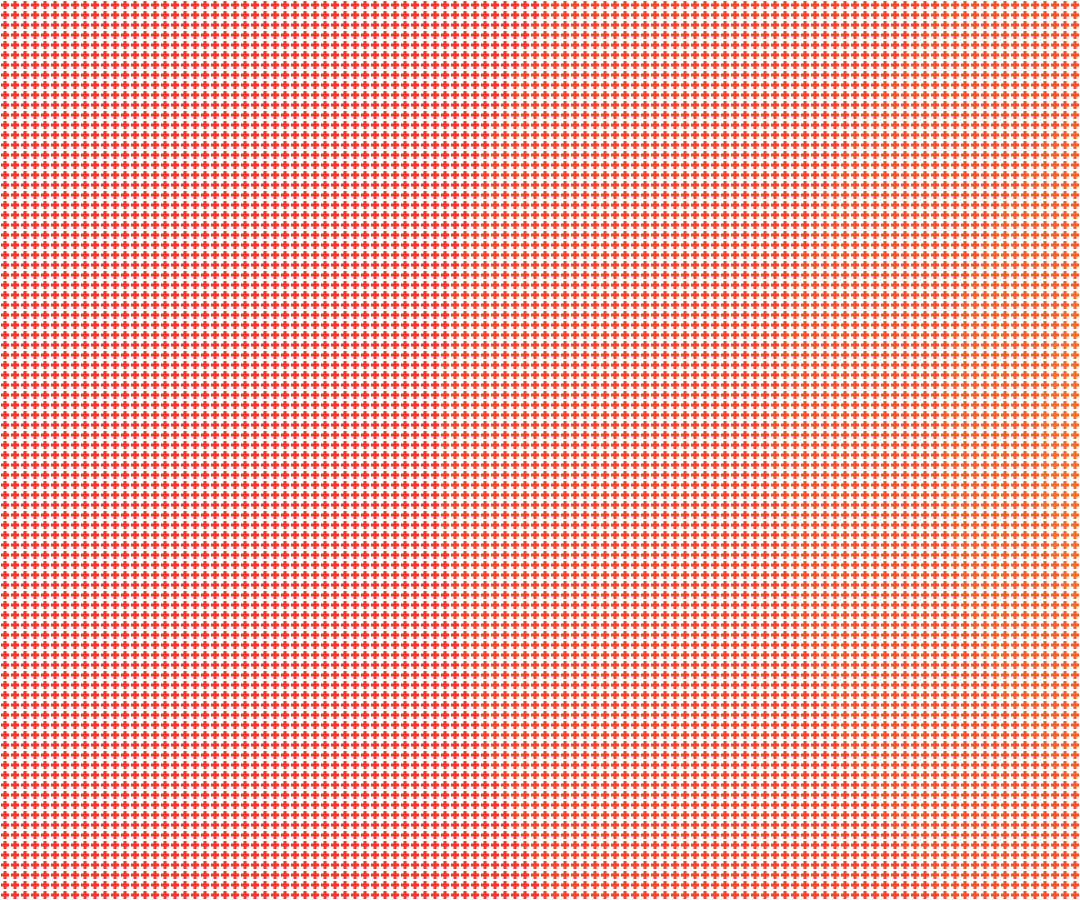
Frame 1 (no input)
Frame 60 (no input): identical to frame 1, image omitted
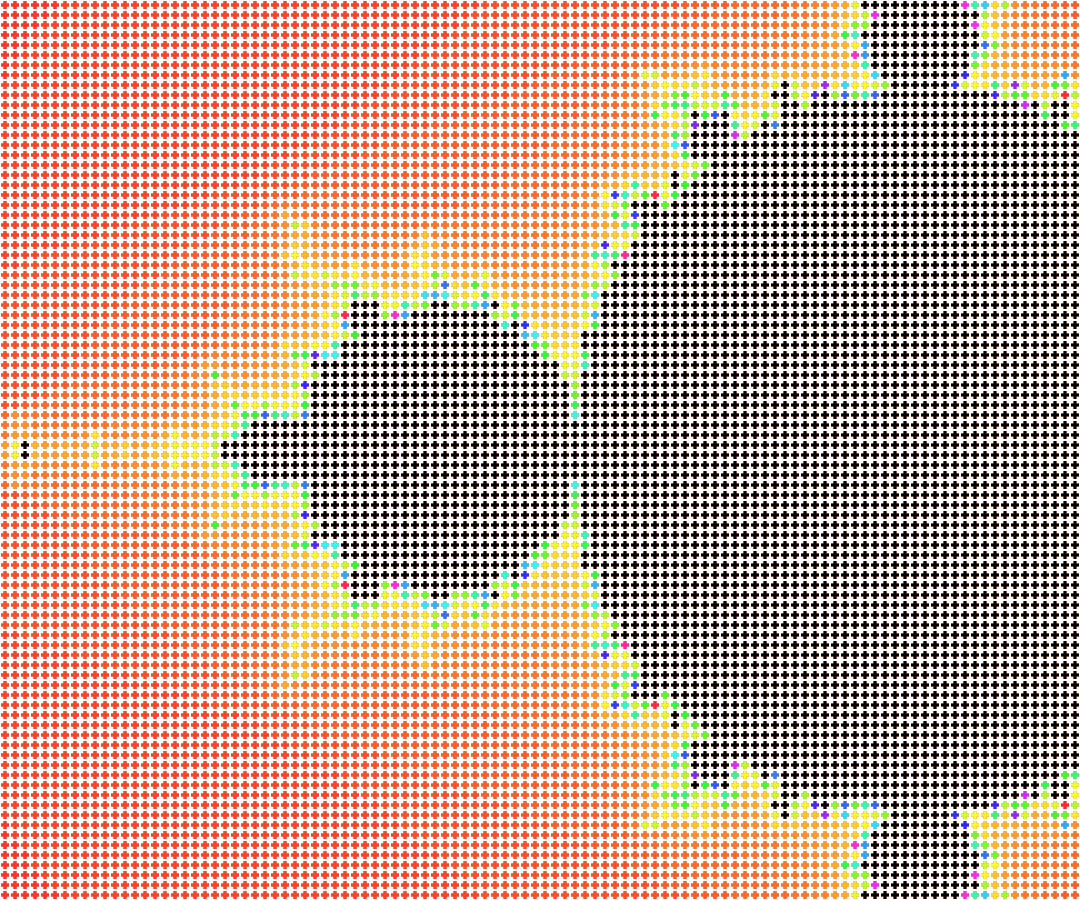
Frame 120 (the mouse pressed at the canvas centre since frame 60)

The p5.js sketch that drew these frames (run headless with seeded random() and noise() and a simulated clock; from frame 60 on, the mouse is pressed at the canvas centre):

// p5.js sketch
// ── sketch.js
// for keeping state of variables in between frames
// very ugly way to keep state, but oh well
let prevPower = -1;

// resolution basically
// i.e. 10 -> each "pixel" rendered turns into a 10x10 square
const cellSize = 10;
const halfCellSize = Math.floor(cellSize / 2);
// amount of times z_{n+1}^2 = z_n^2 + c is run
const maxIterations = 100;

function setup() {
    createCanvas(floor(windowWidth * 0.9), floor(windowHeight * 0.9));
    colorMode(HSB, 360, 100, 100, 255);
    noStroke();
}

function draw() {
    rectMode(CENTER);

    // maps mouse cursor to power and scale
    const power = map(mouseX, 0, width, 1, 3);

    // if the power is the same, no need to rerender...
    if (prevPower === power) {
        return;
    }

    // set the new power
    prevPower = power;
    const imageScale = map(mouseY, 0, height, 1000, 100);

    // go through the main loop
    // y is outside loop for cache reasons
    // (probably doesn't make a difference with js)
    for (let pY = 0; pY < height; pY += cellSize) {
        for (let pX = 0; pX < width; pX += cellSize) {
            // get the complex representation of the coords
            const c = screenToPlane(
                pX + cellSize / 2,
                pY + cellSize / 2,
                imageScale
            );

            // check which iteration it escaped on
            const iteration = escapeTime(
                c.re,
                c.im,
                maxIterations,
                power
            );

            // map the iteration to a hue
            const imageHue = map(iteration, 0, maxIterations - 1, 0, 360);

            // if max iterations, fill black
            // therefore it didn't escape
            if (iteration === maxIterations) {
                fill(0, 0, 0);
            } else {
                fill(imageHue, 85, 100);
            }

            // draw the motif...
            drawMotif(pX + halfCellSize, pY + halfCellSize);
        }
    }
}

function drawMotif(pX, pY) {
    rect(pX, pY, halfCellSize - 2, cellSize - 2);
    rect(pX, pY, cellSize - 2, halfCellSize - 2);
}

// Turns pixel coords into complex plane coords
function screenToPlane(pX, pY, imageScale) {
    const x = (pX - floor(width / 2)) - (imageScale - 100);
    const y = -(pY - floor(height / 2));

    return {
        re: x / imageScale,
        im: y / imageScale
    };
}

// Runs the mathematical function z_{n+1}^2 = z_n^2 + c
// returns based on |z^2| > 4 or maxIterations
function escapeTime(cr, ci, maxIterations, power) {
    let zr = 0;
    let zi = 0;

    const halfPower = power * 0.5;

    for (let i = 0; i < maxIterations; i++) {
        // turn it into euler form
        // makes the formula general
        const radiusSquared = zr * zr + zi * zi;
        const magnitude = Math.pow(radiusSquared, halfPower);
        const angle = Math.atan2(zi, zr) * power;

        zr = magnitude * Math.cos(angle) + cr;
        zi = magnitude * Math.sin(angle) + ci;

        if (zr * zr + zi * zi > 4) {
            return i;
        }
    }

    return maxIterations;
}
